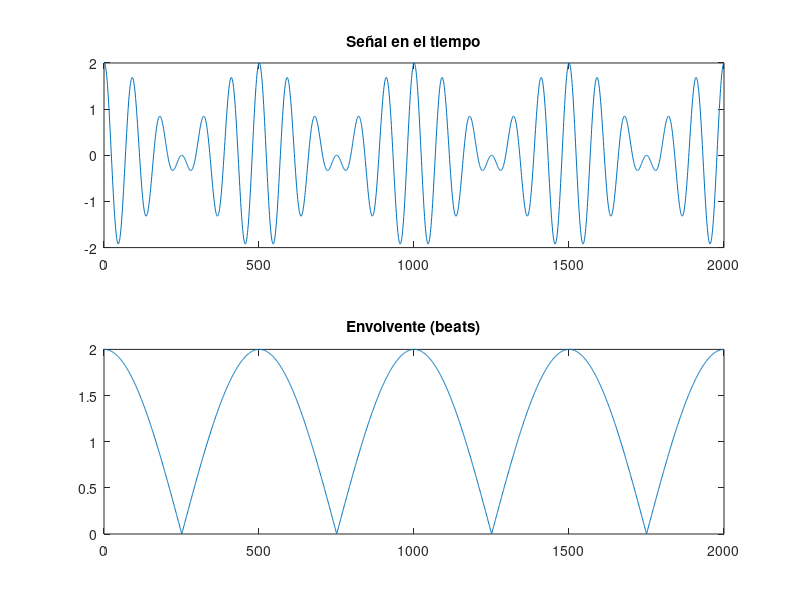

Write the MATLAB code that produced this figure.
t = linspace(0,2,2000);

x = exp(1j*2*pi*10*t) + exp(1j*2*pi*12*t);

figure;
subplot(2,1,1)
plot(real(x))
title('Señal en el tiempo')

subplot(2,1,2)
plot(abs(x))
title('Envolvente (beats)')
